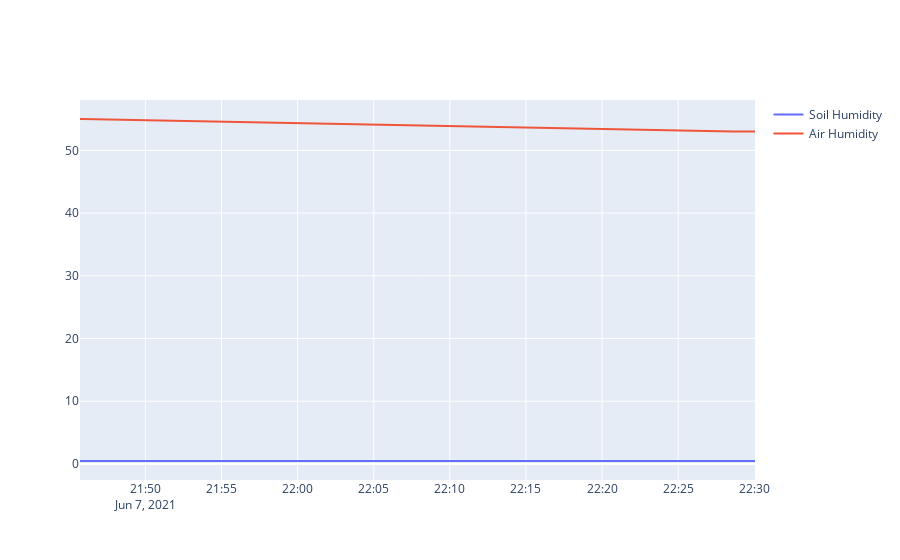

Notebook cell for this chart:
### Code cell
import plotly.graph_objects as go

# Create traces
fig = go.Figure()
fig.add_trace(go.Scatter(x=data["timestamp_utc"], y=data["soil_humidity"],
                    mode='lines',
                    name='Soil Humidity'))
fig.add_trace(go.Scatter(x=data["timestamp_utc"], y=data["system_air_humidity"],
                    mode='lines',
                    name='Air Humidity'))

fig.show()
